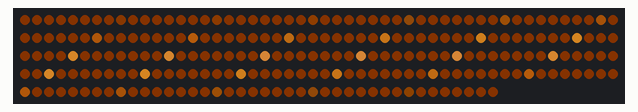
Bench run of a sketch on a simulated Arduino Uno, built with avr-gcc and run on an emulated ATmega328P. Shown: 240 RGB LEDs in strip order, left to right, continuing on the next row. Dim RGB values are drawn brighter than linear; random numbers use the default seed unless the sketch sets one.

Above: at 0.17 s.

The sketch:

arduino_color_light_strip.ino
```cpp
#include <FastLED.h>

#define COLOR_LEDS_COUNT 240
#define COLOR_LEDS_PIN 12
#define DELAY 10
#define STRIPE_WIDTH 16

CRGBArray<COLOR_LEDS_COUNT> leds;

DEFINE_GRADIENT_PALETTE(dim_map_gp) {
	0, 16, 7, 1,
	32, 32, 16, 2,
	64, 128, 64, 8,
	96, 255, 160, 40,
	120, 255, 160, 64,
	136, 255, 160, 64,
	160, 255, 160, 40,
	192, 128, 64, 8,
	224, 32, 16, 2,
	255, 16, 7, 1
};

CRGBPalette256 color_palette = dim_map_gp;

void setup()
{
	FastLED.addLeds<NEOPIXEL, COLOR_LEDS_PIN>(leds, COLOR_LEDS_COUNT);
	FastLED.setMaxPowerInVoltsAndMilliamps(5, 500);
}

int stripe_start = -STRIPE_WIDTH;

void loop()
{
	uint32_t milliseconds = millis();
	light_strip(milliseconds);

	uint32_t delay_ms = DELAY - (millis() - milliseconds);
	delay(delay_ms < DELAY ? delay_ms : DELAY);
}

void light_strip(uint32_t milliseconds) {
	for (int led_at = 0; led_at < COLOR_LEDS_COUNT; ++led_at) {
		leds[led_at] = color_for_led(led_at, milliseconds);
	}

	FastLED.show();
}

CRGB color_for_led(uint16_t led_index, uint32_t milliseconds) {
	uint32_t frame_number = milliseconds / 10; // 100 fps
	uint32_t led_index_uint32 = led_index;
	uint32_t led_frame_number = frame_number + led_index_uint32; // loop over whole color palette
	uint8_t color_index = has_led_base_color(led_index) ? 0 : led_frame_number;

	return led_flash(led_index, milliseconds, ColorFromPalette(color_palette, color_index));
}

bool has_led_base_color(uint16_t led_index) {
	return led_index & 7;
}

uint16_t led_flash_get_next_index() {
	return (random() % COLOR_LEDS_COUNT);
}

uint32_t led_flash_last_time = 0, led_flash_duration = 1000, led_flash_interval = 1000;
uint16_t led_flash_current_index = -1, led_flash_next_index = led_flash_get_next_index();
CRGB led_flash_color = CRGB(255,96,32); // ColorFromPalette(color_palette, 128);
CRGB led_flash_current_color = CRGB();

CRGB led_flash(uint16_t led_index, uint32_t milliseconds, CRGB led_default_color) {

	if (led_index == led_flash_current_index) {
		if (milliseconds < led_flash_last_time + led_flash_duration) {
			uint32_t gone_milliseconds = milliseconds - led_flash_last_time;
			uint32_t gone_fraction = 256UL * gone_milliseconds / led_flash_duration;
			uint8_t gone_fract8 = (uint8_t) gone_fraction;

			led_flash_current_color.red = lerp8by8(led_flash_color.red, led_default_color.red, gone_fract8);
			led_flash_current_color.green = lerp8by8(led_flash_color.green, led_default_color.green, gone_fract8);
			led_flash_current_color.blue = lerp8by8(led_flash_color.blue, led_default_color.blue, gone_fract8);

			return led_flash_current_color;
		}
		led_flash_current_index = -1;
	}

	if (led_index == led_flash_next_index) {
		if (milliseconds > led_flash_last_time + led_flash_interval) {
			led_flash_last_time = milliseconds;
			led_flash_current_index = led_index;
			led_flash_next_index = led_flash_get_next_index();

			return led_flash_color;
		}
	}

	return led_default_color;
}
```
